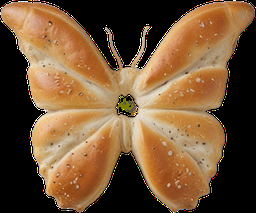
#> input picture stickers/IMG_1741.PNG, 256 x 213 px
$ python -i cutout_apple.py   (imports and definitions only)
#> lines starting #> are read from the running program, lines starting #| are printed output that depends on the picture
"""
cutout_apple.py — Apple Vision Framework 抠图 (通过内嵌 Swift 代码)

原理: 用 subprocess 调用 macOS 系统级 Vision Framework 做主体抠图.
比 PyObjC 桥接更稳定, 无 Python 环境依赖问题.

依赖:
- macOS 14 Sonoma 或更新版本 (VNGenerateForegroundInstanceMaskRequest API 引入)
- Xcode Command Line Tools (自带 swift 命令)
    如果没装: 终端跑 xcode-select --install (会弹窗确认, 免费)

用法:
    from cutout_apple import cutout
    from PIL import Image
    img = Image.open("cat.jpg")
    result = cutout(img)  # 返回带 alpha 通道的 PIL RGBA Image
"""

import platform
import subprocess
import tempfile
from pathlib import Path
from PIL import Image
import pillow_heif
# [1 line not run here, left out]

# 内嵌 Swift 代码 (调用 Vision Framework)
SWIFT_CODE = r"""
import Foundation
import Vision
import CoreImage
import AppKit

let args = CommandLine.arguments
guard args.count == 3 else {
    FileHandle.standardError.write("Usage: swift cutout.swift <input> <output>\n".data(using: .utf8)!)
    exit(1)
}

let inputURL = URL(fileURLWithPath: args[1])
let outputURL = URL(fileURLWithPath: args[2])

guard let ciImage = CIImage(contentsOf: inputURL) else {
    FileHandle.standardError.write("Cannot load input image\n".data(using: .utf8)!)
    exit(1)
}

let handler = VNImageRequestHandler(ciImage: ciImage)

// 前景实例抠图 (bbox 裁剪已移除, 选片阶段已过滤 has_nearby_objects/bg_complexity 保证输入干净)
let request = VNGenerateForegroundInstanceMaskRequest()
do {
    try handler.perform([request])
} catch {
    FileHandle.standardError.write("Vision request failed: \(error)\n".data(using: .utf8)!)
    exit(1)
}

guard let observation = request.results?.first else {
    FileHandle.standardError.write("No foreground instances found\n".data(using: .utf8)!)
    exit(1)
}

// 只保留最大的一个前景实例 (排除画面中较小的杂物 / 玩具等)
func countNonZeroPixels(_ pixelBuffer: CVPixelBuffer) -> Int {
    CVPixelBufferLockBaseAddress(pixelBuffer, .readOnly)
    defer { CVPixelBufferUnlockBaseAddress(pixelBuffer, .readOnly) }
    let width = CVPixelBufferGetWidth(pixelBuffer)
    let height = CVPixelBufferGetHeight(pixelBuffer)
    let bytesPerRow = CVPixelBufferGetBytesPerRow(pixelBuffer)
    guard let base = CVPixelBufferGetBaseAddress(pixelBuffer) else { return 0 }
    var count = 0
    for y in 0..<height {
        let row = base.advanced(by: y * bytesPerRow).assumingMemoryBound(to: UInt8.self)
        for x in 0..<width {
            if row[x] > 128 { count += 1 }
        }
    }
    return count
}

let instancesArray = Array(observation.allInstances)
var largestInstance: Int = instancesArray[0]
var largestArea: Int = 0

if instancesArray.count > 1 {
    // 多个前景实例, 遍历找最大的 (通常是主体宠物)
    for i in instancesArray {
        do {
            let singleMask = try observation.generateScaledMaskForImage(
                forInstances: IndexSet(integer: i),
                from: handler
            )
            let area = countNonZeroPixels(singleMask)
            if area > largestArea {
                largestArea = area
                largestInstance = i
            }
        } catch {
            continue
        }
    }
    FileHandle.standardError.write(
        "Found \(instancesArray.count) instances, keeping largest (index \(largestInstance))\n"
            .data(using: .utf8)!
    )
}

do {
    let maskedBuffer = try observation.generateMaskedImage(
        ofInstances: IndexSet(integer: largestInstance),
        from: handler,
        croppedToInstancesExtent: false
    )
    let outputCI = CIImage(cvPixelBuffer: maskedBuffer)
    let context = CIContext()
    guard let cgImage = context.createCGImage(outputCI, from: outputCI.extent) else {
        FileHandle.standardError.write("Cannot create CGImage\n".data(using: .utf8)!)
        exit(1)
    }
    let bitmap = NSBitmapImageRep(cgImage: cgImage)
    guard let pngData = bitmap.representation(using: .png, properties: [:]) else {
        FileHandle.standardError.write("Cannot create PNG data\n".data(using: .utf8)!)
        exit(1)
    }
    try pngData.write(to: outputURL)
    print("OK")
} catch {
    FileHandle.standardError.write("Failed to generate mask: \(error)\n".data(using: .utf8)!)
    exit(1)
}
"""


_SWIFT_FILE_CACHE = None


def _check_environment():
    """检查 macOS 版本 + swift 命令是否可用"""
    if platform.system() != "Darwin":
        raise RuntimeError("cutout_apple 只能在 macOS 上运行")
    ver_str = platform.mac_ver()[0]
    ver = tuple(int(x) for x in ver_str.split(".")[:2])
    if ver < (14, 0):
        raise RuntimeError(
            f"需要 macOS 14 Sonoma+ (当前 {ver_str}). "
            "Apple Vision 抠图 API 需要 Sonoma 或更新的系统."
        )
    try:
        result = subprocess.run(
            ["swift", "--version"], capture_output=True, timeout=5
        )
        if result.returncode != 0:
            raise RuntimeError("swift 命令存在但返回错误")
    except FileNotFoundError:
        raise RuntimeError(
            "找不到 swift 命令. 请装 Xcode Command Line Tools:\n"
            "  终端跑: xcode-select --install"
        )


# [12 lines left out: function _get_swift_file, not called in this run]


_ENV_CHECKED = False


def cutout(pil_img):
    """输入 PIL Image, 输出 PIL RGBA (主体抠图后, 背景透明)

    第一次调用会检查环境, 之后每次调用启动一个 Swift 子进程 (约 0.5-1 秒开销).
    """
    global _ENV_CHECKED
    if not _ENV_CHECKED:
        _check_environment()
        _ENV_CHECKED = True

    swift_file = _get_swift_file()

    # 写输入 PNG 到临时文件 (Vision 输入接 URL 稳)
    with tempfile.NamedTemporaryFile(suffix=".png", delete=False) as f_in:
        input_path = f_in.name
    with tempfile.NamedTemporaryFile(suffix=".png", delete=False) as f_out:
        output_path = f_out.name

    try:
        if pil_img.mode != "RGB":
            pil_img_rgb = pil_img.convert("RGB")
        else:
            pil_img_rgb = pil_img
        pil_img_rgb.save(input_path, format="PNG")

        result = subprocess.run(
            ["swift", swift_file, input_path, output_path],
            capture_output=True, text=True, timeout=120,
        )
        # 打印 Swift 的诊断信息 (无论成功失败, 都能看到 bbox 等中间状态)
        if result.stderr.strip():
            print("--- Swift 诊断 ---")
            print(result.stderr.strip())
            print("-----------------")
        if result.returncode != 0:
            raise RuntimeError(f"Swift 抠图失败 (returncode={result.returncode})")

        img = Image.open(output_path).convert("RGBA")
        img.load()  # 强制加载, 之后能安全删除 output_path
        return img
    finally:
        Path(input_path).unlink(missing_ok=True)
        Path(output_path).unlink(missing_ok=True)


# [39 lines left out: function detect_edge_truncation, not called in this run]


# [18 lines not run here, left out]

>>> import cv2
>>> picture = cv2.imread('stickers/IMG_1741.PNG', cv2.IMREAD_GRAYSCALE)
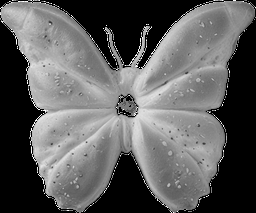
#> picture: shape (213, 256); min 0, max 255, mean 93.8
#> (the run stopped early here; a loop or call above may not have finished)

$ run again, on stickers/IMG_1747.PNG
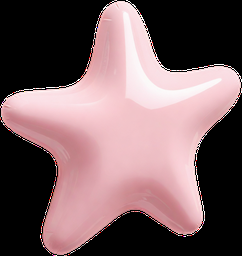
#> input picture stickers/IMG_1747.PNG, 242 x 256 px
#> `picture = cv2.imread('stickers/IMG_1741.PNG', cv2.IMREAD_GRAYSCALE)`:
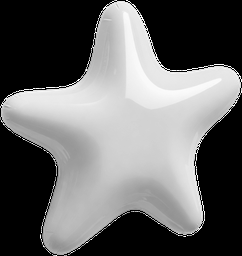
#> picture: shape (256, 242); min 0, max 255, mean 102.7
